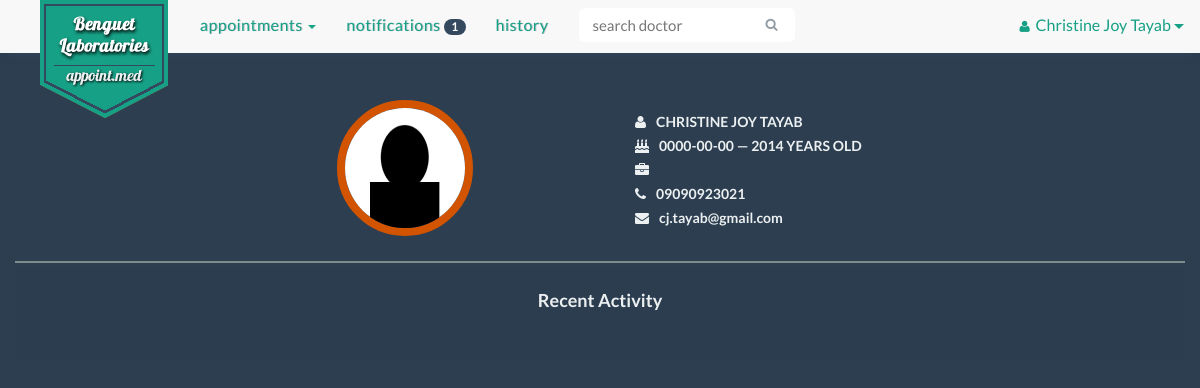
/patient.php (signed in), run on the app's committed database.
### tables this page shows
CREATE TABLE IF NOT EXISTS `patient` (
  `patient_id` varchar(30) NOT NULL,
  `patient_name` varchar(30) NOT NULL,
  `patient_contact` varchar(20) NOT NULL,
  `birthdate` date NOT NULL,
  `email` varchar(30) NOT NULL,
  `username` varchar(30) NOT NULL,
  `occupation` varchar(30) DEFAULT NULL,
  PRIMARY KEY (`patient_id`),
  KEY `username` (`username`)
);

### patient.php (the view, shortened to what this page needs)
<!DOCTYPE html>
<html lang="en">
<head>
</head>
    <?php
        include 'include/head.php';
        include 'connectdatabase.php';
    ?>
  <body>
    <div class="container">
        <?php
            $username = $_SESSION['username'];
            $result = mysqli_query($con, "SELECT * FROM patient WHERE username LIKE '$username'" ) or die(mysqli_error());
            $row =  mysqli_fetch_array($result);
            $patient_id = $row['patient_id'];
            $patient_n = $row['patient_name'];
            $count_result = mysqli_query($con, "SELECT COUNT(notification) AS count FROM notification WHERE patient_id LIKE '$patient_id' AND indicator = 'doctor'" );
            $count_row = mysqli_fetch_array($count_result);
            $notif_count =  $count_row['count'];
        ?>
        <?php
            include 'include/pt-nav-start.php';
        ?>
                    <ul class="nav navbar-nav">
                        <li class="dropdown">
                            <a href="#" class="dropdown-toggle" data-toggle="dropdown" role="button" aria-expanded="false">Appointments <span class="caret"></span></a>
                        </li>
                        <li><a href="notifications.php">Notifications <span class="badge"><?php echo $notif_count?></span></a></li>
                        <li><a href="history.php">History</a></li>
        <?php
            include 'include/pt-nav-end.php';
        ?>
        <div class="container-fluid" id="patient-info">
            <div class="row">
                <div class="col-xs-12 col-md-2 col-md-offset-3">
                     <img src="img/profile/<?php
                            $file = "img/profile/".$patient_id.".jpg";
                            if(file_exists($file)){
                                echo $patient_id;
                            }else{
                                echo 'profile_patient';
                            } ?>.jpg" class="img-responsive">
                </div>
                <div class="col-xs-12 col-md-5 col-md-offset-1">
                    <div class="p-info">
                        <ul>
                            <li><i class="fa fa-user"></i><?php echo $row['patient_name']; ?></li>
                            <?php
                                $birthday = explode("-", $row['birthdate']);
                                $age = (date("md", date("U", mktime(0, 0, 0, $birthday[1], $birthday[2], $birthday[0]))) > date("md")
                                  ? ((date("Y") - $birthday[0]) - 1)
                                  : (date("Y") - $birthday[0]));
                            ?>
                            <li><i class="fa fa-birthday-cake"></i><?php echo $row['birthdate'];?> &mdash; <?php echo $age;?> years old</li>
                            <li><i class="fa fa-briefcase"></i><?php echo $row['occupation'];?></li>
                            <li><i class="fa fa-phone"></i><?php echo $row['patient_contact']; ?></li>
                            <li class="email"><i class="fa fa-envelope"></i><?php echo $row['email']; ?></li>
                        </ul>
                    </div>
                </div>
            </div>
        </div>
        <div class="container-fluid patient-activity">
            <div class="row">
                <div class="col-md-6 col-md-offset-3">
                    <h1 class="text-center row-header2-fff">Recent Activity</h1>
                </div>
            </div>
        </div>
    </div>
  </body>
</html>

### include/pt-nav-end.php (shortened to what this page needs)
                <form class="navbar-form navbar-right" method="post" role="search">
                    <div class="input-group search-bar">
                        <input type="text" class="form-control" name="search" placeholder="search doctor" id="inputSearch">
                        <span class="input-group-btn">
                            <button type="submit" class="btn"><i class="fa fa-search"></i></button>
                        </span>
                    </div>
                </form>
            </ul>
            <ul class="nav navbar-nav navbar-right">
                <div class="btn-group navbar-right signedin">
                    <button type="button" class="btn btn-default btn-lg btn-noborder dropdown-toggle" data-toggle="dropdown" aria-expanded="false">
                        <i class="fa fa-user"></i><?php echo $patient_n ?>
                        <span class="caret"></span>
                    </button>
                </div>
            </ul>
        </div>
    </div>
</nav>

### css/styles.css (style rules this page uses)
* { margin: 0; padding: 0; }
body { padding-top: 80px; font-family: "Lato", Arial, sans-serif; color: #34495e; font-size: 18px; line-height: 1.72222; background-color: #2C3E50; }
a { color: #16a085 !important; -webkit-transition: .25s; transition: .25s; }
h1, h2, h3, h4 { font-family: inherit; font-weight: 700; line-height: 1.1; color: inherit; }
.container { padding-left: 0 !important; padding-right: 0 !important; }
nav > div > div > ul > li > a { font-size: 16px; letter-spacing: 0.5px; text-transform: lowercase; border-bottom: 3px solid #f8f8f8; text-shadow: 1px 0px 0px rgba(52, 73, 94, 0.3); }
.navbar-nav i { padding-right: 6px !important; padding-left: 6px; font-size: 13px; }
.navbar-default .navbar-form .search-bar { width: 90%; margin: 0 auto; }
.navbar-default .navbar-form .form-control { border-color: transparent; }
.navbar-default .navbar-form .btn { color: #919ba4; border-color: transparent; }
.navbar-form .btn { height: 34px; padding: 5px 10px; font-size: 13px; line-height: 1.4; border-radius: 6px; }
.navbar-form .btn { margin: 0; }
.input-group-btn .btn { background-color: #fff; border: 2px solid #bdc3c7; border-left: 0; }
.signedin { margin-top: 5px; }
.signedin button { font-size: 16px; margin-left: 10px; }
.signedin button i { padding-right: 7px; }
.signedin .btn-noborder { color: #16a085; }
.badge { padding: 2px 7px; background-color: #34495E; }
.row-header-lc, .row-header-fff, .row-header2-fff { margin: 25px 0px; font-size: 18px; text-transform: uppercase; }
.row-header2-fff { color: #ECF0F1; text-transform: none; }
.search-bar .form-control { border-right: 0; border-top-left-radius: 6px !important; border-bottom-left-radius: 6px !important; }
.search-bar .form-control, .input-group-btn .btn { -webkit-transition: all .5s; transition: all .5s; }
.input-group { width: 100%; }
.form-control { padding: 8px 12px; font-size: 15px !important; line-height: 1.467; color: #34495e; border: 2px solid #bdc3c7; box-shadow: none; -webkit-transition: border .25s linear, color .25s linear, background-color .25s linear; transition: border .25s linear, color .25s linear, background-color .25s linear; }
.btn-noborder { border: 0; background: none; }
.search-bar { width: 195px; }
#doctor-info, #patient-info { margin: 20px 0 3px 0; padding-bottom: 20px; color: #ECF0F1; font-size: 14px; border-bottom: 2px solid #7F8C8D; }
#doctor-info img, #patient-info img, .doctors-full-list img { height: 136px; width: 136px; margin: 0 auto; border: 10px solid #16A085; border-radius: 50%; }
#patient-info img { border: 8px solid #D35400 !important; }
.patient-activity { padding-bottom: 25px; background: rgba(44, 62, 80, 0.8); }
.d-info ul, .p-info ul { margin: 10px 0; list-style: none; text-transform: uppercase; font-weight: 600; }
.p-info ul i, .d-info ul i { padding-right: 10px; }
.p-info ul li, .d-info ul li { margin: 0 10px; padding: 0 10px; }
.email { text-transform: lowercase !important; }

### patient.php (style rules this page uses)
a { text-decoration: none; background: #3bb998; color:#FFFFFF; cursor: pointer; }

### data on the page
patient: patient_name "Christine Joy Tayab", patient_name "CHRISTINE JOY TAYAB", birthdate "0000-00-00", birthdate "2014", patient_contact "09090923021", email "cj.tayab@gmail.com"

### other printed values
$notif_count "1"
